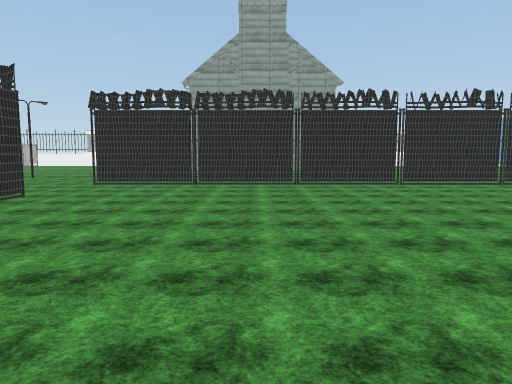
View 1 (above)

24 first-person views from a walk through a Unity game level. The camera is 1.3 m above the floor, tilts 6° down and sees 70° across. The floor is counted in squares, 2 m on a side. Each view is taken from the middle of a square. On the plan, view 1 faces up. The plan holds only what a view shows up to about 11 squares ahead; the rest is blank. The place goes on beyond the plan. The player character is not drawn. Some animated figures are left out. Some surface patterns are stand-ins.

View 2
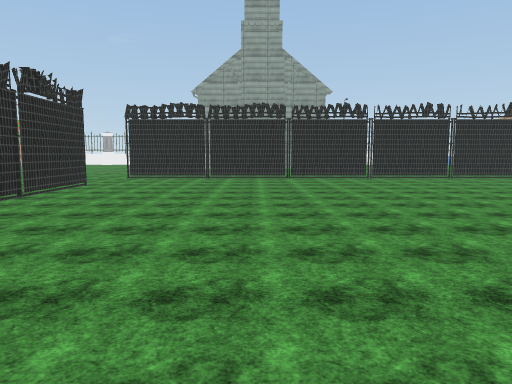

View 3
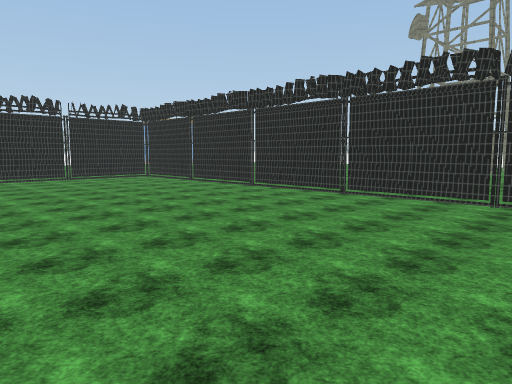

View 4
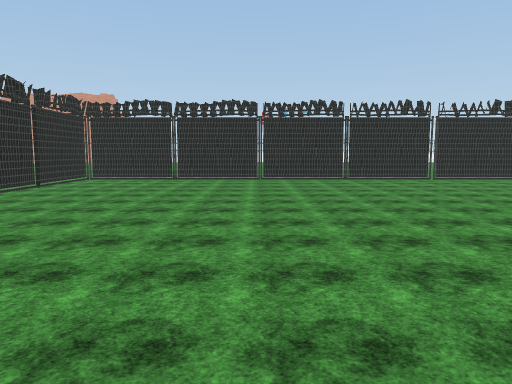

View 5
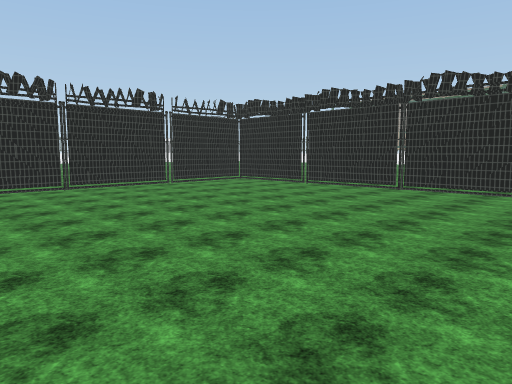

View 6
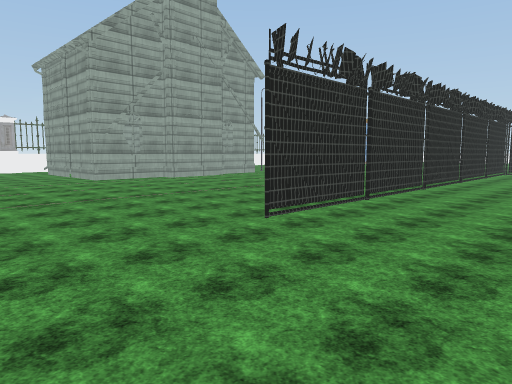

View 7
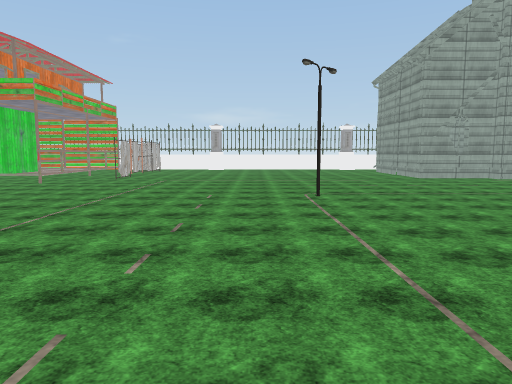

View 8
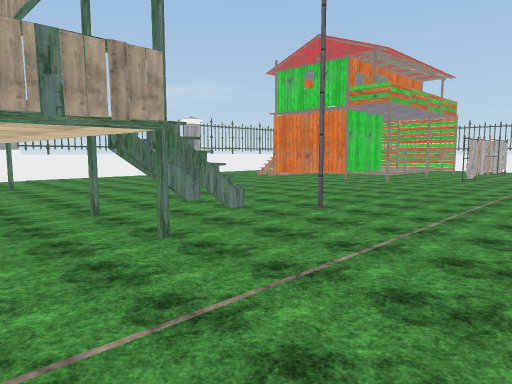

View 9
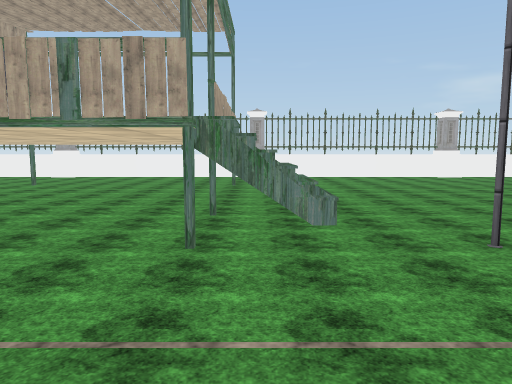

View 10
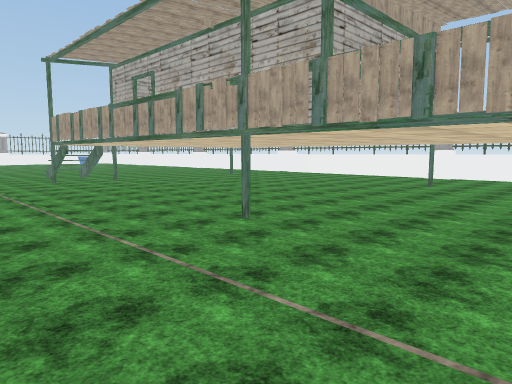

View 11
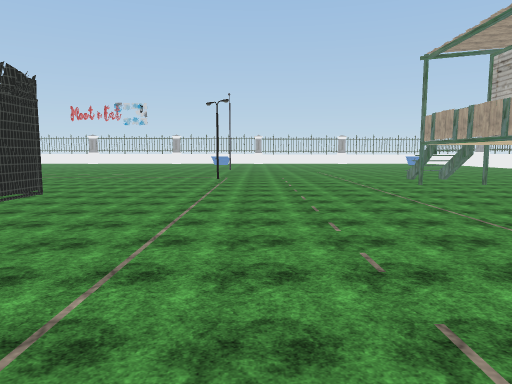

View 12
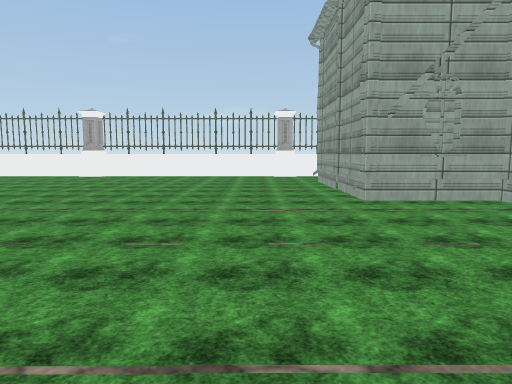

View 13
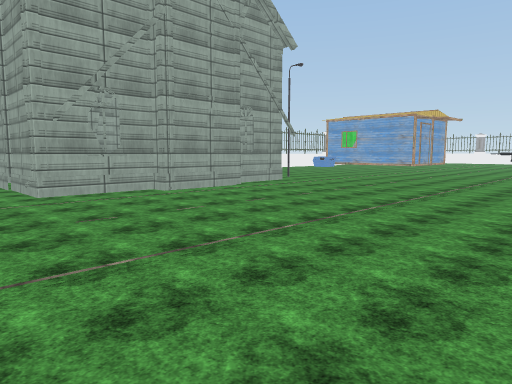

View 14
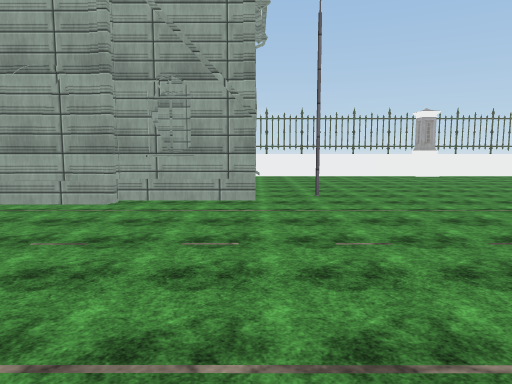

View 15
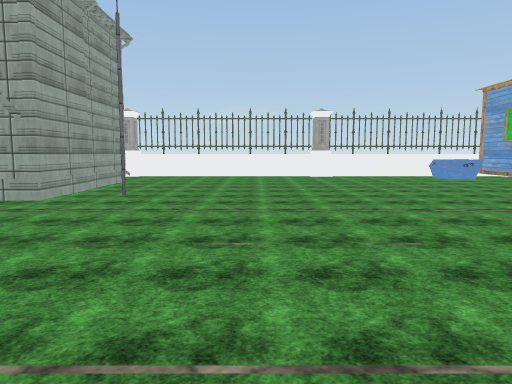

View 16
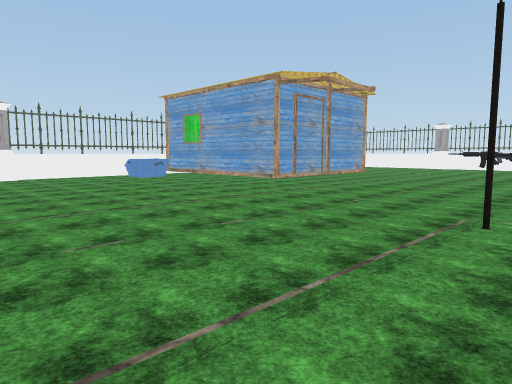

View 17
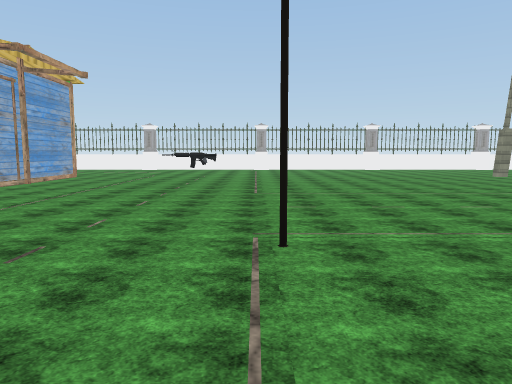

View 18
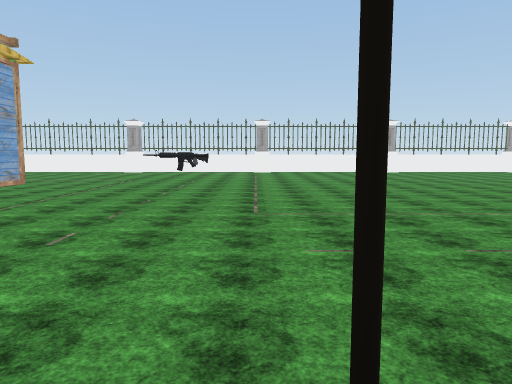

View 19
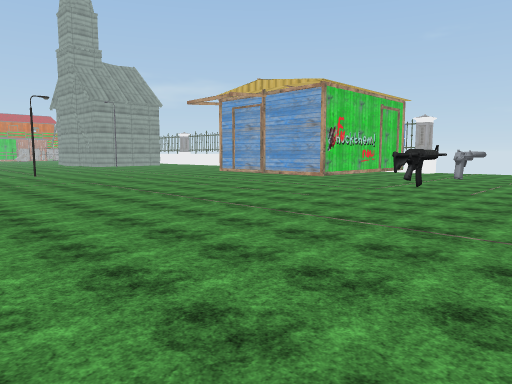

View 20
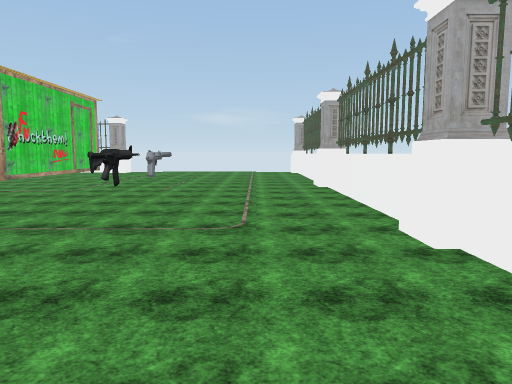

View 21
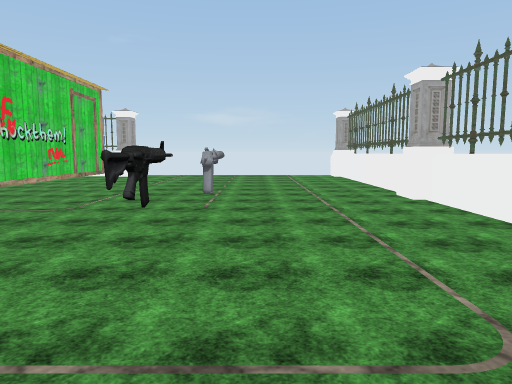

View 22
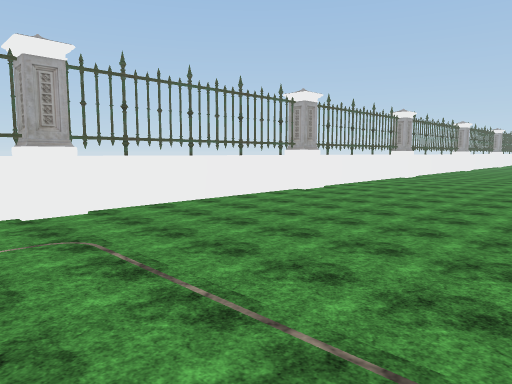

View 23
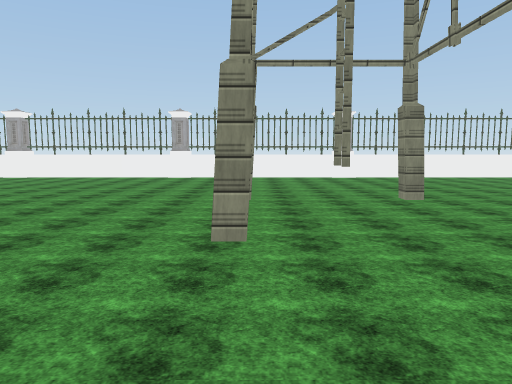

View 24
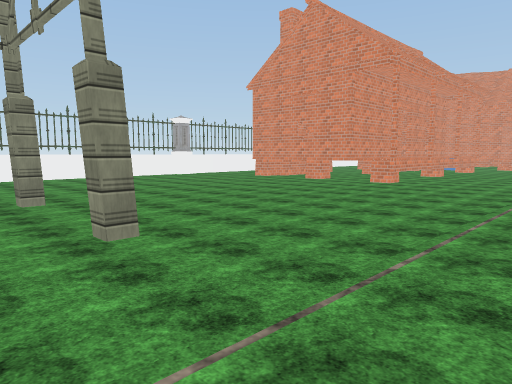

### Floor plan
Key: @ floor where view 1 was taken; # wall or solid block; x gap in a wall; . floor; = window, fence, low wall or low ledge; ^ raised ledge; T thing the floor can be seen under or through; O other object.
Columns run from 19 left of view 1 to 23 right of it. Each row starts with its distance up from view 1.
 20         ==##====#=   ##====#===#   #O    OO
 19         ..O.....O.   O.....O...#  OO......#
 18          ........  ## ........O#   #......=
 17         O........#  ^ ^........#   #......=
 16         O........#    #........#   #......=
 15        #O........#^   ^O.......#####......#
 14       ##O........######..................O#
 13 #.    ##..............................O...=
 12 O.. ###...............................OO..=
 11 #.........................................=
 10 #............O...............O...........O#
  9 #.........................................#
  8 #.......O.......####x######...............=
  7 #........................ #.  ............#
  6 O.... .##.................#.   ...........#
  5 #..x............T.........#.     ........O#
  4 #.. .........  .T.........#.    ..........=
  3 #.. .........  .T.........#.   ...#.#.....=
  2 #..x.......... .T.........#.   ....#......=
  1 O..^............T.........x.   ...#.#....O#
  0 #...   .........T..@......#.   ...........#
 -1 #...   .........T.........x.   ...........=
 -2  ...   .........#.........#.    ..........=
 -3   ..   .........###########.    ..........#
 -4        .....................    ..........#
 -5      ..^^.........              .........
 -6      ...^.........              ...^x###
 -7      ........O.....              ..^^
 -8      ..............              ..^^

Where each view was taken, in squares from view 1:
view 1: 0 up, 0 right, facing up
view 2: 2 down, 0 right, facing up
view 3: 2 down, 2 right, facing up-right
view 4: 6 up, 3 right, facing down
view 5: 4 up, 3 right, facing down-left
view 6: 5 up, 6 left, facing up-right
view 7: 4 up, 7 left, facing up
view 8: 4 up, 8 left, facing up-left
view 9: 6 up, 8 left, facing left
view 10: 4 up, 8 left, facing down-left
view 11: 3 up, 7 left, facing down
view 12: 9 up, 4 left, facing up
view 13: 8 up, 4 left, facing up-right
view 14: 9 up, 3 right, facing up
view 15: 9 up, 6 right, facing up
view 16: 9 up, 6 right, facing up-right
view 17: 10 up, 7 right, facing right
view 18: 10 up, 9 right, facing right
view 19: 7 up, 21 right, facing up-left
view 20: 7 up, 21 right, facing up
view 21: 9 up, 20 right, facing up
view 22: 11 up, 18 right, facing down-right
view 23: 3 up, 12 right, facing right
view 24: 2 up, 12 right, facing down-right
